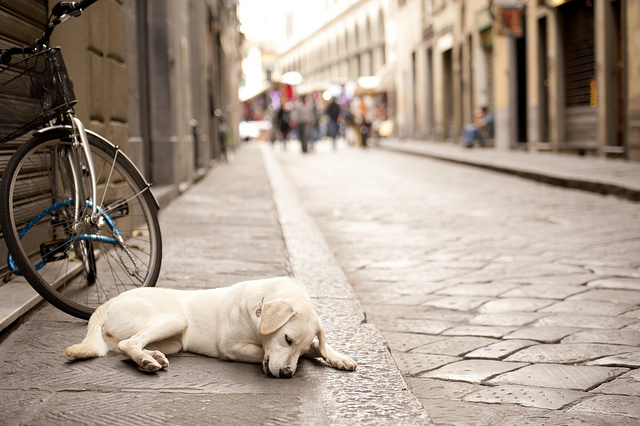
#> input picture Yolo/images/dog2.jpg, 640 x 426 px, found by its file name
$ jupyter execute --allow-errors 'Ref_23-May-Feature matching.ipynb'
#> lines starting #> are read from the running program, lines starting #| are printed output that depends on the picture
[cell 1]
import matplotlib.pyplot as plt
import numpy as np
img = plt.imread('images/dog2.jpg')
#> img is the input picture: shape (426, 640, 3); mean R, G, B 167.4, 152.7, 139.9
I = img[:,:,0]*0.2989+ img[:,:,1]*0.5870+img[:,:,2]*0.1140
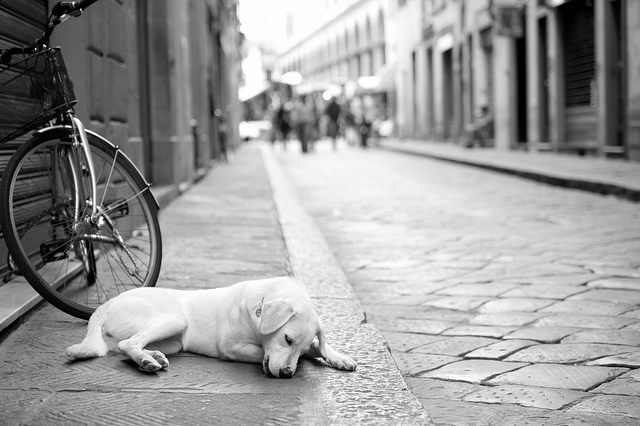
#> I: shape (426, 640) float64; min 0, max 255, mean 155.6
#plt.imshow(I,cmap='gray')

[cell 2]
kx = np.array(((1,2,1),
             (0,0,0),
             (-1,-2,-1)))
ky = np.array(((1,0,-1),
             (2,0,-2),
             (1,0,-1)))

[cell 3]
Ix= np.zeros_like(I)
Iy= np.zeros_like(I)
i =1; j=1
for i in range(1,I.shape[0]-1):
    for j in range(1,I.shape[1]-1):
        Ix[i,j]=np.sum(I[i-1:i+2,j-1:j+2]*kx)
        Iy[i,j]=np.sum(I[i-1:i+2,j-1:j+2]*ky)
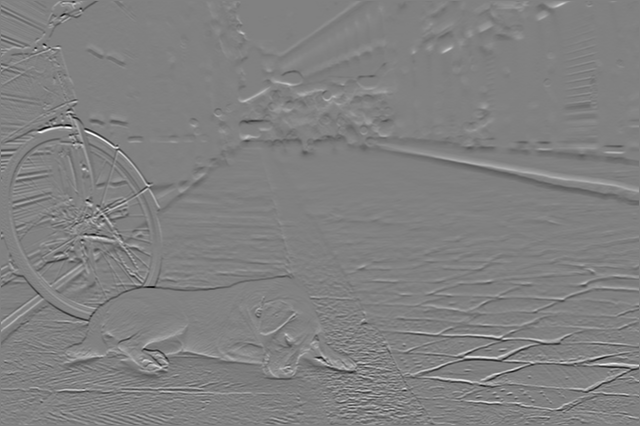
#> Ix: shape (426, 640) float64; min -971.1, max 948.4, mean -0.4; drawn with min black and max white
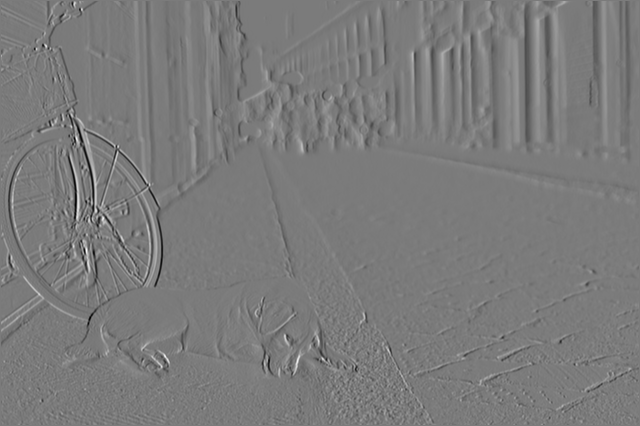
#> Iy: shape (426, 640) float64; min -845.5, max 903.9, mean -0.9; drawn with min black and max white

[cell 4]
plt.imshow(Ix,cmap='gray')

[cell 5]
#plt.imshow(Ix,cmap='gray')
plt.imshow(Iy,cmap='gray')

[cell 6]
import cv2
Ic = cv2.imread('images/dog2.jpg')

I = cv2.imread('images/dog2.jpg',0)
#> I: shape (426, 640); min 0, max 255, mean 155.6

cor = cv2.cornerHarris(I,2,5,0.2)
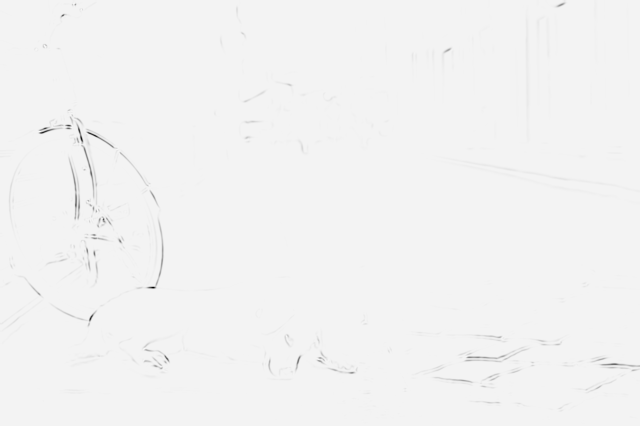
#> cor: shape (426, 640) float32; min -6.31, max 0.29, mean -0.0196; drawn with min black and max white
cor_1 = cv2.dilate(cor,None)
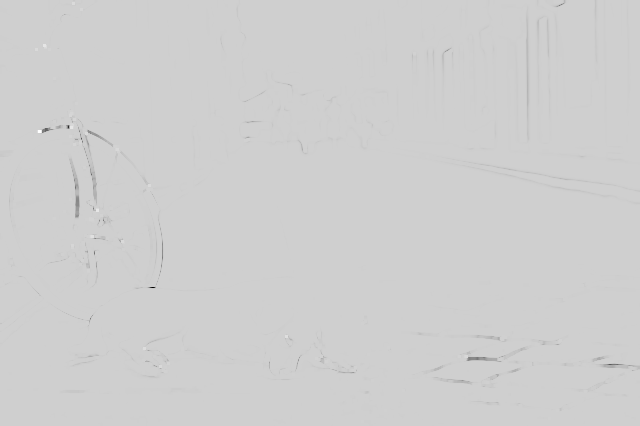
#> cor_1: shape (426, 640) float32; min -1.25, max 0.29, mean -0.00234; drawn with min black and max white
I[cor_1>0.01*cor_1.max()] = [0]
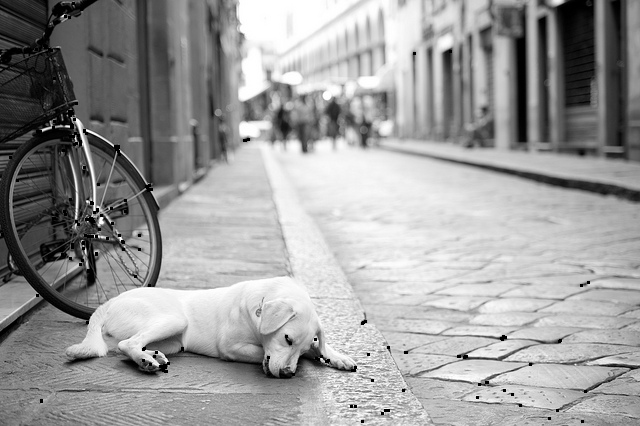
#> I: shape (426, 640); min 0, max 255, mean 155
cv2.imshow('corner',I)
cv2.waitKey()

$ run again, with Yolo/images/cat.jpg copied over Yolo/images/dog2.jpg
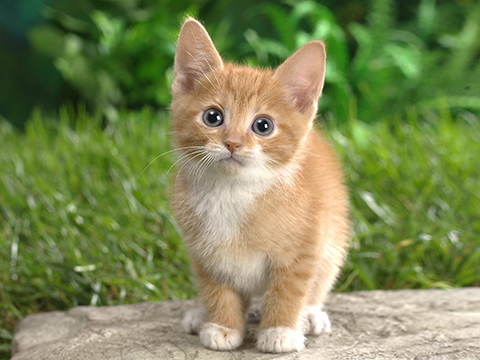
#> input picture Yolo/images/cat.jpg, 480 x 360 px, found by its file name
#> img is the input picture: shape (360, 480, 3); mean R, G, B 125.8, 136, 85.7
#> after the loop `for i in range(1,I.shape[0]-1):`:
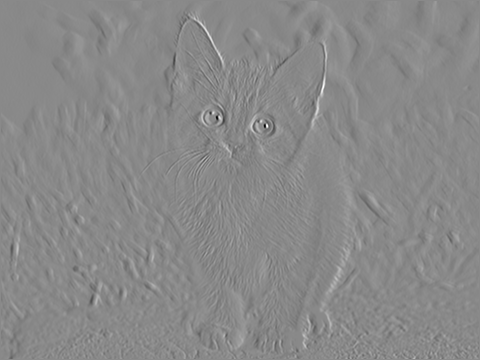
#> Iy: shape (360, 480) float64; min -960.8, max 822.7, mean -0.9; drawn with min black and max white
#> `cor = cv2.cornerHarris(I,2,5,0.2)`:
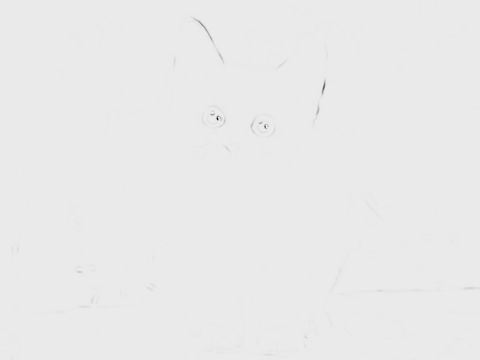
#> cor: shape (360, 480) float32; min -5.35, max 0.478, mean -0.0039; drawn with min black and max white

$ run again, with Yolo/images/city_scene.jpg copied over Yolo/images/dog2.jpg
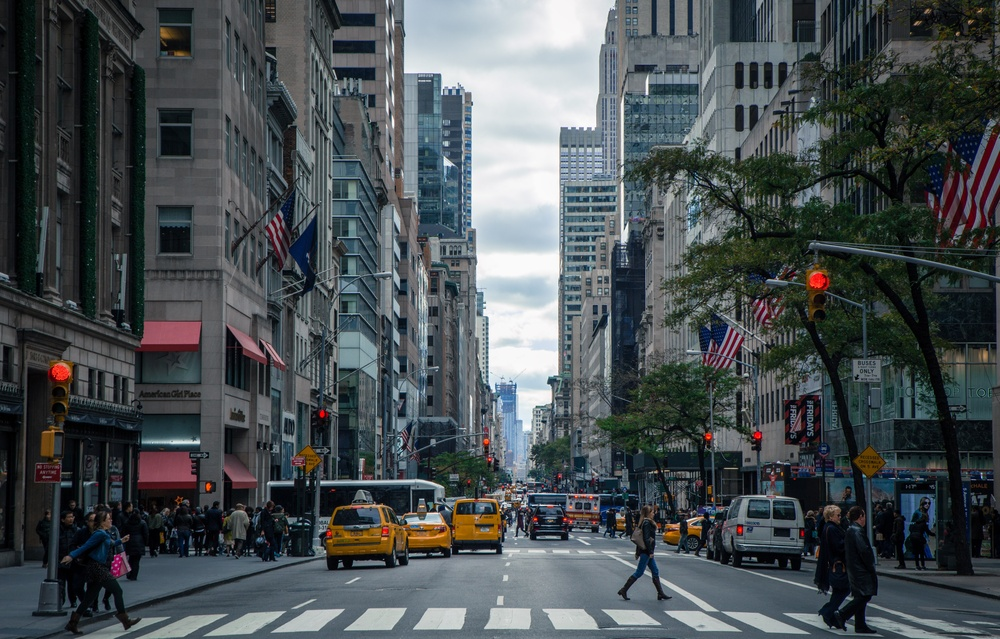
#> input picture Yolo/images/city_scene.jpg, 1000 x 639 px, shrunk from 5088 x 3253 before the run, found by its file name
#> img is the input picture: shape (639, 1000, 3); mean R, G, B 73.2, 79.9, 82.6
#> after the loop `for i in range(1,I.shape[0]-1):`:
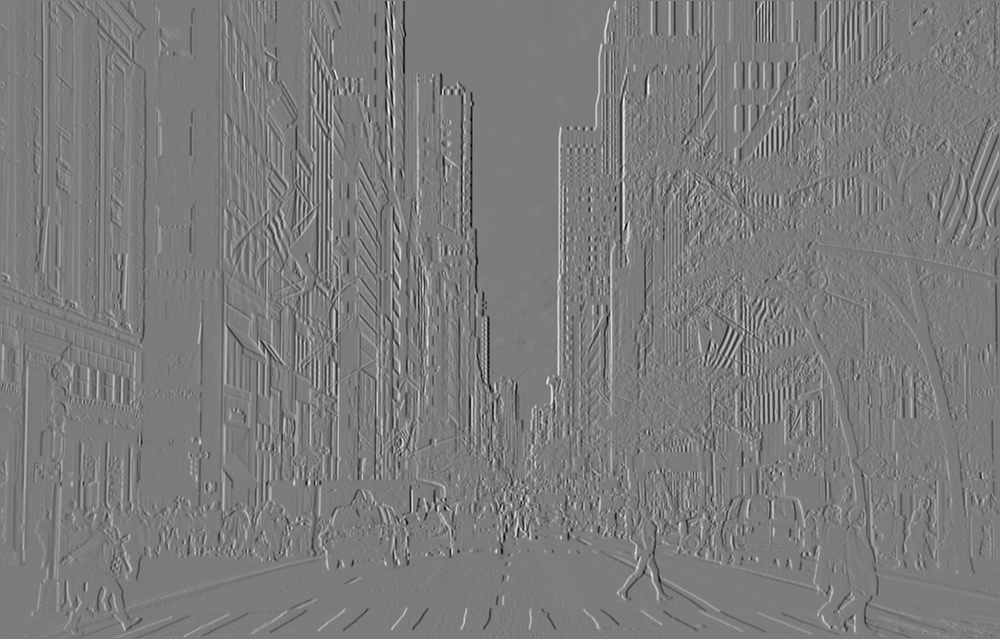
#> Iy: shape (639, 1000) float64; min -719.2, max 757.1, mean -0.2; drawn with min black and max white
#> `I[cor_1>0.01*cor_1.max()] = [0]`:
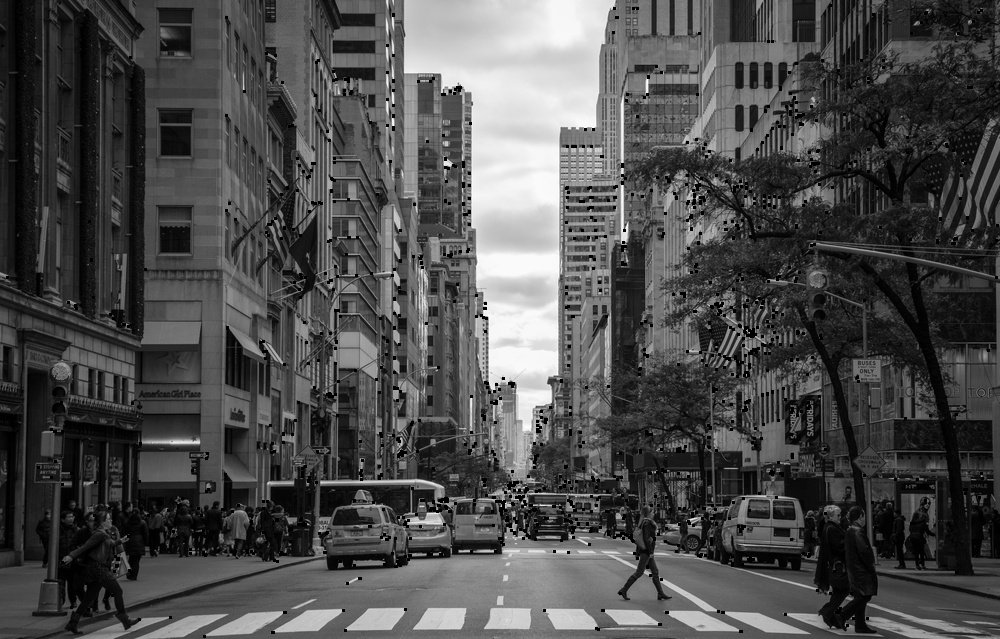
#> I: shape (639, 1000); min 0, max 255, mean 76.7

$ run again, with Yolo/images/dog.jpg copied over Yolo/images/dog2.jpg
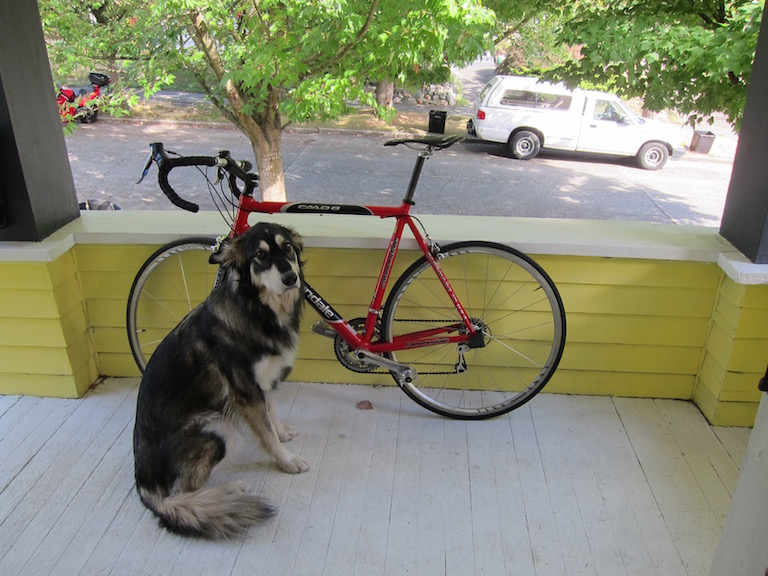
#> input picture Yolo/images/dog.jpg, 768 x 576 px, found by its file name
#> img is the input picture: shape (576, 768, 3); mean R, G, B 134.4, 135.7, 114.1
#> after the loop `for i in range(1,I.shape[0]-1):`:
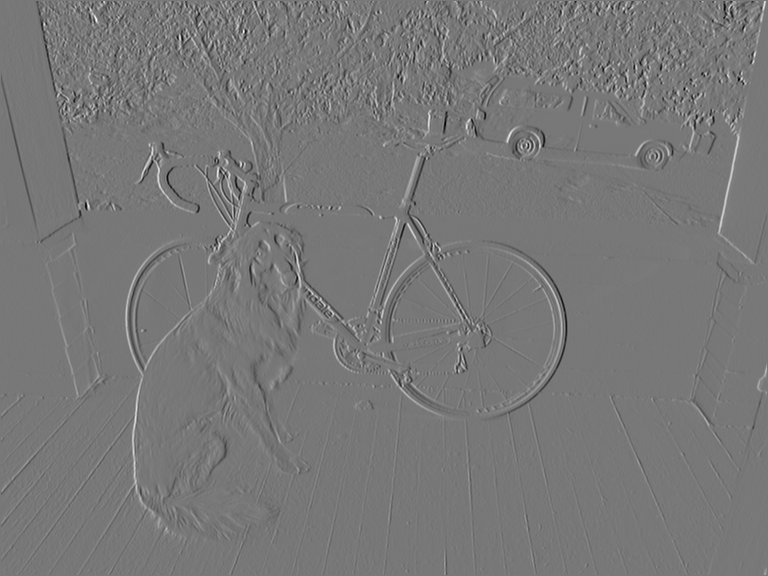
#> Iy: shape (576, 768) float64; min -754.8, max 847.7, mean 0.2; drawn with min black and max white
#> `I[cor_1>0.01*cor_1.max()] = [0]`:
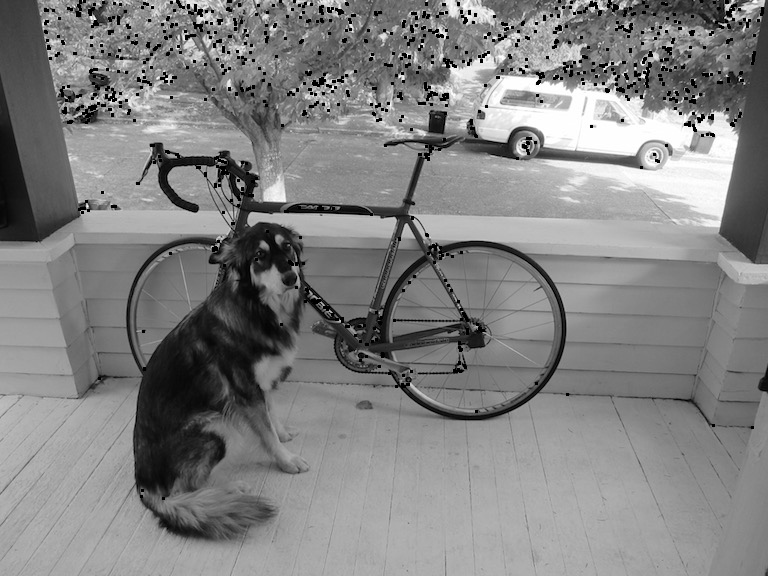
#> I: shape (576, 768); min 0, max 255, mean 129.9
